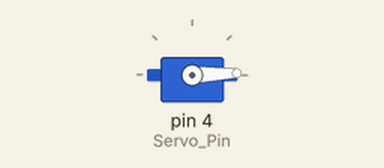
Bench run of a sketch on a simulated Arduino Uno, built with avr-gcc and run on an emulated ATmega328P. Shown: servo.

Above: at 0.05 s.
At 2.65 s:
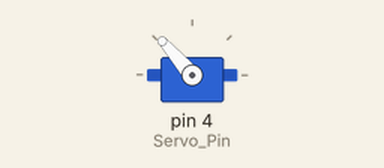
At 5.3 s:
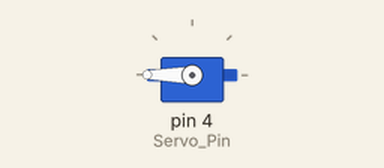
At 10.55 s:
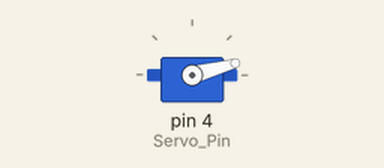
Timing chart, 0 to 14.1 s (numbered marks = the images above):
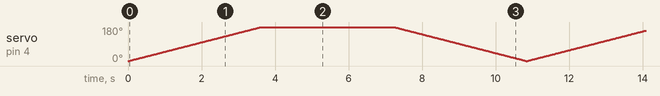

The sketch:

Servo_Move_Slowly.ino
```cpp
// (licence header left out)
#include<Servo.h>     //调用舵机库
Servo myservo;        //声明舵机对象
#define Servo_Pin 4   //定义舵机引脚号
#define Angle1 0     //设置舵机转动的角度为90度
#define Angle2 270    //设置舵机转动的角度为120度
#define Servo_Move_Delay 20 //舵机没动一次延时时间（单位：毫秒）

void setup() {
   Serial.begin(9600);//开启串口，并设置波特率为9600
   myservo.attach(Servo_Pin);//设置舵机引脚
   myservo.write(Angle1); //先让舵机快速转动到角度Angle1
}

void loop() {
  Servo_Move( Angle1, Angle2 ); //3号引脚舵机从Angle1缓慢转动到Angle2
  Servo_Move( Angle2, Angle1 ); //3号引脚舵机从Angle2缓慢转动到Angle1
}

//舵机缓慢运动函数
//计算该舵机从角度A转到角度B花费的总时间为：
//1.计算角度A与角度B的差值的绝对值，例如本示例中的：delta_angle
//2.总时间为： All_Time = delta_angle * Servo_Move_Delay.单位为：毫秒。
void Servo_Move(int start_angle, int end_angle){
  int delta_angle = abs(start_angle - end_angle); //计算两角度差的绝对值
  if( delta_angle == 0 ){ delta_angle = 1; } //避免输入角度与输出角度一致
  int servo_flags = 0; //定义舵机标志位
  servo_flags = (start_angle - end_angle)>0 ? -1 : 1;
  for( int i=0;i<delta_angle;i++){
    myservo.write(start_angle + i*servo_flags);
    delay(Servo_Move_Delay);
  }
}
```
